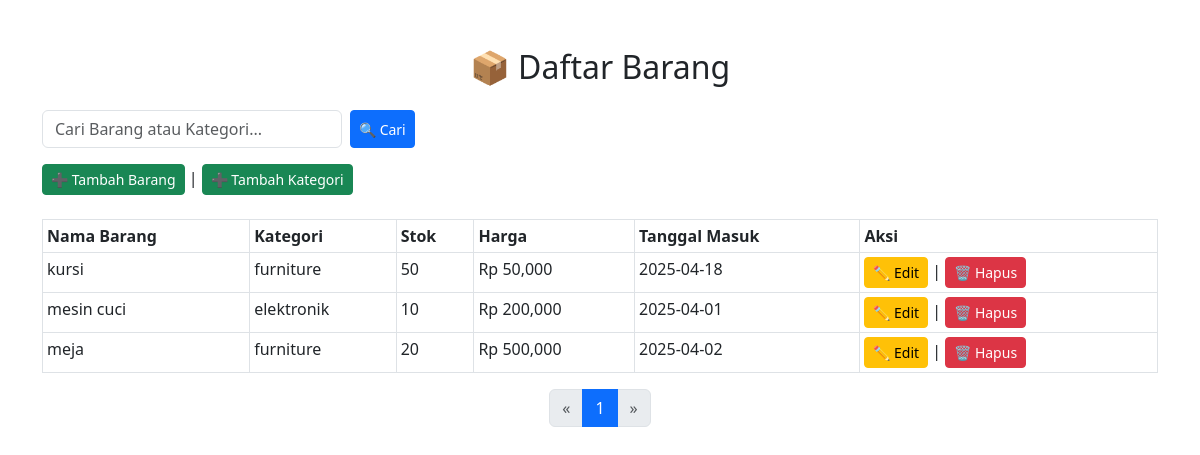
The app's page /barang/index.php with its own data.
### tables this page shows
CREATE TABLE `barang` (
  `ID` int(11) NOT NULL,
  `NamaBarang` varchar(100) DEFAULT NULL,
  `KategoriID` int(11) DEFAULT NULL,
  `Stok` int(11) DEFAULT NULL,
  `Harga` bigint(20) DEFAULT NULL,
  `TanggalMasuk` date DEFAULT NULL
);

CREATE TABLE `kategori` (
  `ID` int(11) NOT NULL,
  `NamaKategori` varchar(100) DEFAULT NULL
);

### barang/index.php (the view, shortened to what this page needs)
<?php
include 'db.php';
$itemsPerPage = 10;
$page = isset($_GET['page']) ? $_GET['page'] : 1;
$offset = ($page - 1) * $itemsPerPage;
$search = "";
$sql = "SELECT Barang.*, Kategori.NamaKategori FROM Barang
        LEFT JOIN Kategori ON Barang.KategoriID = Kategori.ID
        WHERE Barang.NamaBarang LIKE '%$search%' OR Kategori.NamaKategori LIKE '%$search%'
        LIMIT $itemsPerPage OFFSET $offset";
$result = $conn->query($sql);
$sqlCount = "SELECT COUNT(*) AS total FROM Barang
             LEFT JOIN Kategori ON Barang.KategoriID = Kategori.ID
             WHERE Barang.NamaBarang LIKE '%$search%' OR Kategori.NamaKategori LIKE '%$search%'";
$countResult = $conn->query($sqlCount);
$totalRows = $countResult->fetch_assoc()['total'];
$totalPages = ceil($totalRows / $itemsPerPage);
?>
<!DOCTYPE html>
<html lang="id">
<head>
    <link href="https://cdn.jsdelivr.net/npm/bootstrap@5.3.0-alpha1/dist/css/bootstrap.min.css" rel="stylesheet">
</head>
<body>
<div class="container mt-5">
    <h2 class="mb-4 text-center">📦 Daftar Barang</h2>
    <form method="GET" class="mb-3">
        <div class="d-flex">
            <input type="text" name="search" class="form-control me-2" placeholder="Cari Barang atau Kategori..." value="<?php echo htmlspecialchars($search); ?>" style="max-width: 300px;">
            <button type="submit" class="btn btn-primary btn-sm">🔍 Cari</button>
        </div>
    </form>
    <a href="tambah_barang.php" class="btn btn-success btn-sm">➕ Tambah Barang</a> |
    <a href="tambah_kategori.php" class="btn btn-success btn-sm">➕ Tambah Kategori</a>
    <br><br>
    <table class="table table-bordered table-sm">
        <thead>
            <tr>
                <th>Nama Barang</th>
                <th>Kategori</th>
                <th>Stok</th>
                <th>Harga</th>
                <th>Tanggal Masuk</th>
                <th>Aksi</th>
            </tr>
        </thead>
        <tbody>
        <?php
        while ($row = $result->fetch_assoc()) {
            echo "<tr>
                    <td>{$row['NamaBarang']}</td>
                    <td>{$row['NamaKategori']}</td>
                    <td>{$row['Stok']}</td>
                    <td>Rp " . number_format($row['Harga']) . "</td>
                    <td>{$row['TanggalMasuk']}</td>
                    <td>
                        <a href='edit_barang.php?id={$row['ID']}' class='btn btn-warning btn-sm'>✏️ Edit</a> |
                        <a href='hapus_barang.php?id={$row['ID']}' class='btn btn-danger btn-sm' onclick=\"return confirm('Yakin mau hapus barang ini?');\">🗑️ Hapus</a>
                    </td>
                </tr>";
        }
        ?>
        </tbody>
    </table>
    <nav aria-label="Page navigation">
        <ul class="pagination justify-content-center">
            <li class="page-item <?php echo ($page == 1) ? 'disabled' : ''; ?>">
                <a class="page-link" href="?page=<?php echo $page - 1; ?>&search=<?php echo htmlspecialchars($search); ?>" aria-label="Previous">
                    <span aria-hidden="true">&laquo;</span>
                </a>
            </li>
            <?php for ($i = 1; $i <= $totalPages; $i++) : ?>
                <li class="page-item <?php echo ($i == $page) ? 'active' : ''; ?>">
                    <a class="page-link" href="?page=<?php echo $i; ?>&search=<?php echo htmlspecialchars($search); ?>"><?php echo $i; ?></a>
                </li>
            <?php endfor; ?>
            <li class="page-item <?php echo ($page == $totalPages) ? 'disabled' : ''; ?>">
                <a class="page-link" href="?page=<?php echo $page + 1; ?>&search=<?php echo htmlspecialchars($search); ?>" aria-label="Next">
                    <span aria-hidden="true">&raquo;</span>
                </a>
            </li>
        </ul>
    </nav>
</div>
</body>
</html>

### records on screen
barang: NamaBarang "kursi", KategoriID.NamaKategori "furniture", Stok "50", Harga "50,000", TanggalMasuk "2025-04-18"
barang: NamaBarang "mesin cuci", KategoriID.NamaKategori "elektronik", Stok "10", Harga "200,000", TanggalMasuk "2025-04-01"
barang: NamaBarang "meja", KategoriID.NamaKategori "furniture", Stok "20", Harga "500,000", TanggalMasuk "2025-04-02"
